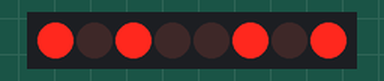
Bench run of a sketch on a simulated Arduino Uno, built with avr-gcc and run on an emulated ATmega328P. On the bench: 8 shift-register outputs drawn as a row of LEDs (first output left, lit = HIGH). Wiring (inferred from the names in the program): shift register (74HC595): data pin 10; shift clock pin 8; latch pin 9. Wiring (inferred from the signals the program sends): row of LEDs: on Q0, Q1, Q2, Q3, Q4, Q5, Q6, Q7.

Above: at 3.0 s.
At 5.0 s:
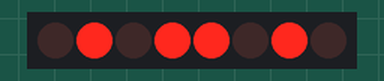
Timing chart, 0 to 7.2 s (numbered marks = the images above):
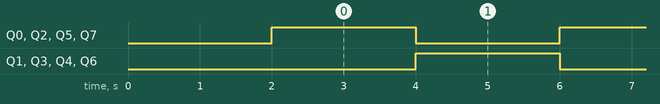

The sketch:

Schieberegister.ino
```cpp
#define PIN_SHIFT 8   // connected to SHCP
#define PIN_STORE 9   // connected to STCP
#define PIN_DATA  10  // connected to DS

byte count = 0;

void setup()
{
  pinMode(PIN_STORE, OUTPUT);
  pinMode(PIN_SHIFT, OUTPUT);
  pinMode(PIN_DATA, OUTPUT);


  digitalWrite(PIN_STORE, LOW);
  shiftOut(PIN_DATA, PIN_SHIFT, LSBFIRST, count);
  digitalWrite(PIN_STORE, HIGH);

  delay(2000);
}

void loop ()
{
  count = 165;
  digitalWrite(PIN_STORE, LOW);
  shiftOut(PIN_DATA, PIN_SHIFT, LSBFIRST, count);
  digitalWrite(PIN_STORE, HIGH);
  delay(2000);

  count = 90;
  digitalWrite(PIN_STORE, LOW);
  shiftOut(PIN_DATA, PIN_SHIFT, LSBFIRST, count);
  digitalWrite(PIN_STORE, HIGH);
  delay(2000);


}
```

Measured:
- by itself, Q0–7: alternates HIGH for 2.0 s and LOW for 2.0 s
